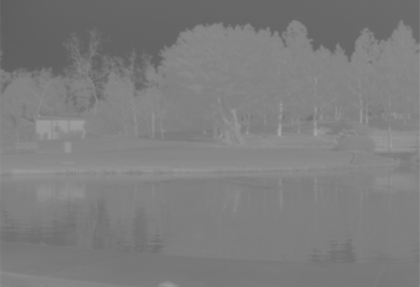
%> input picture Pratica 3/lake.png, 420 x 287 px, shrunk from 512 x 350 before the run
$ octave objetivoC.m   (GNU Octave 9; MATLAB toolbox functions it lacks are replaced by stand-ins)
%> lines starting %> are read from the running program, lines starting %| are printed output that depends on the picture
#Objetivo C
clear all;
close all;
pkg load image;

im = imread('lake.png');
%> im is the input picture: size 287x420 uint8; min 94, max 168, mean 125.1

figure('Name', 'Histograma Lake');
imhist(im)
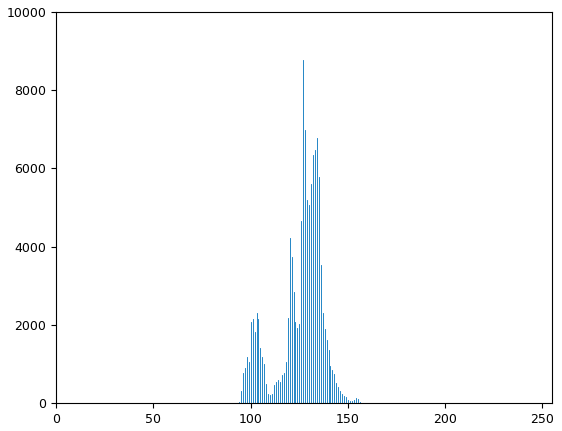
%> figure redrawn from the program's plot data; highest point at x = 127, y = 8770
lagoHist = imhist(im);
%> lagoHist = 256 values, max 8770 at index 128, min 0 at index 1, mean 470.9

for i=1:size(lagoHist,1)
  vetorHist(i) = lagoHist(i);
endfor
%> after the loop, vetorHist has the same summary as lagoHist


procuraMin = 1;
pontoMax = 0;
pontoMin = 0;

for i=1:(size(vetorHist,2)-1)
  if vetorHist(i) != 0 && procuraMin
    pontoMin = i;
    procuraMin = 0;
  endif

  if vetorHist(i) != 0
    pontoMax = i;
  endif
endfor
%> after the loop, pontoMax = 169; pontoMin = 95; procuraMin = 0

intervalo = floor(256/(pontoMax - pontoMin +1));
%> intervalo = 3
passo = 0;

for i=pontoMin:pontoMax

  if vetorHist(i) != 0
    vetorAlargado(i) = passo;
    passo += intervalo;
  endif
endfor
%> this loop made 75 passes
%> passo on passes 1 to 12: 3, 6, 9, 12, 15, 18, 21, 24, 27, 30, 33, 36
%> after the loop, passo = 219; vetorAlargado = 169 values, max 216 at index 169, min 0 at index 1, mean 46.65

figure("Name", "Histograma alargado");
plot(vetorAlargado)
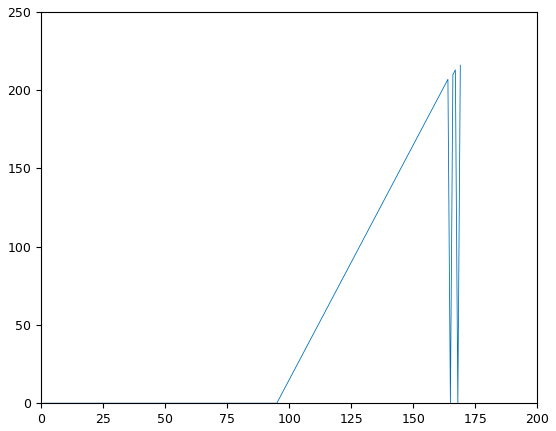
%> figure redrawn from the program's plot data; curve peaks at x = 169, y = 216

linha = size(im,1);
%> linha = 287
coluna = size(im,2);
%> coluna = 420
imContraste = im;

for i=1:linha
  for j=1:coluna
      for l = pontoMin:pontoMax
         if im(i,j) == l
              imContraste(i,j) = vetorAlargado(l);
         endif
        endfor
    endfor
endfor
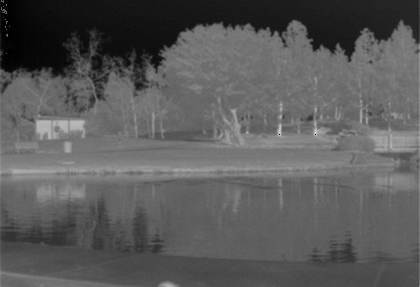
%> imContraste: size 287x420 uint8; min 0, max 210, mean 90.4

figure('Name', 'Imagem Original')
imshow(im)

figure('Name', 'Imagem Contraste')
imshow(imContraste)
